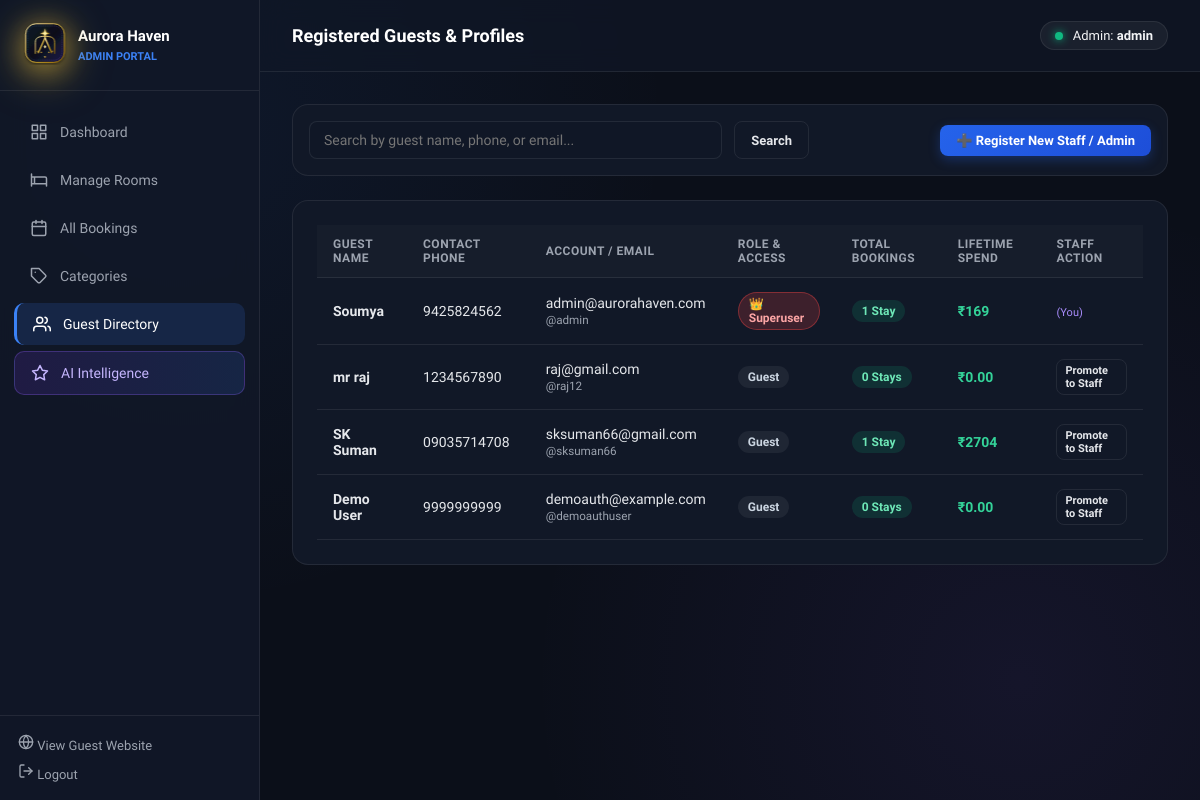
Page /portal/guests/ (signed in) on the earlier database version.
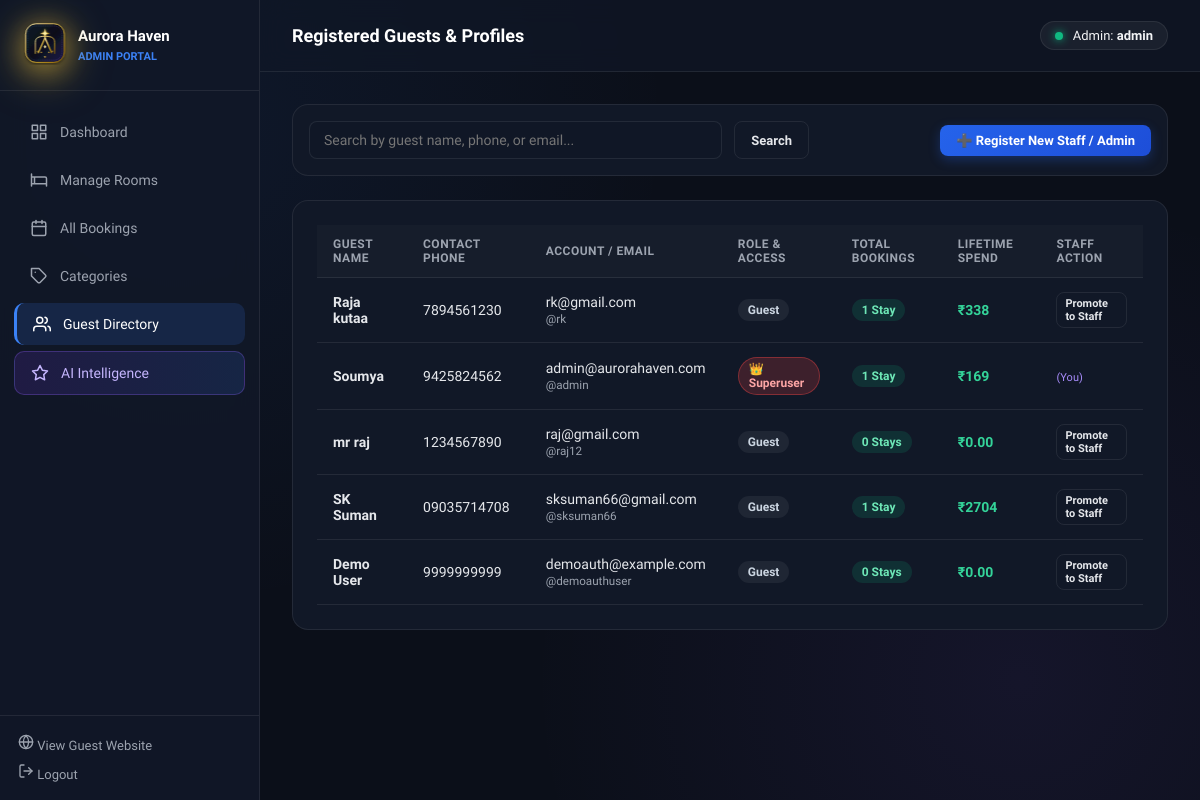
Same page on the later database version.
### hotel/models.py (models this page shows, shortened)
class Guest(models.Model):
    user = models.OneToOneField(User, on_delete=models.CASCADE, null=True, blank=True, related_name="guest_profile")
    name = models.CharField(max_length=120)
    phone = models.CharField(max_length=20)

### hotel/admin_views.py (the view, shortened to what this page needs)
# urls.py: path("portal/guests/", admin_views.admin_guests, name="admin_guests"),
@login_required(login_url="login")
@user_passes_test(staff_check, login_url="login")
def admin_guests(request):
    search_q = request.GET.get("search", "").strip()
    guests_qs = Guest.objects.select_related("user").annotate(
        booking_count=Count("bookings"),
        total_spent=Sum("bookings__total_price"),
    ).order_by("-id")
    return render(request, "hotel/admin/guests.html", {"guests": guests_qs, "search_q": search_q})

### hotel/admin_views.py (called while the page is built)
def staff_check(user):
    return user.is_authenticated and (user.is_staff or user.is_superuser)

### hotel/templates/hotel/admin/guests.html (shortened to what the changed rows need)
{% extends 'hotel/admin/base_admin.html' %}
{% block admin_content %}
<div class="admin-panel">
    <div style="overflow-x: auto;">
        <table class="admin-table">
            <thead>
                <tr>
                    <th>Guest Name</th>
                    <th>Contact Phone</th>
                    <th>Account / Email</th>
                    <th>Role & Access</th>
                    <th>Total Bookings</th>
                    <th>Lifetime Spend</th>
                    <th>Staff Action</th>
                </tr>
            </thead>
            <tbody>
                {% for g in guests %}
                <tr>
                    <td><strong>{{ g.name }}</strong></td>
                    <td>{{ g.phone|default:"Not provided" }}</td>
                    <td>
                        {% if g.user %}
                            <div>{{ g.user.email|default:g.user.username }}</div>
                            <small style="color: var(--admin-muted);">@{{ g.user.username }}</small>
                        {% else %}
                            <small style="color: var(--admin-muted);">Guest without linked account</small>
                        {% endif %}
                    </td>
                    <td>
                        {% if g.user.is_superuser %}
                            <span class="status-badge" style="background: rgba(239, 68, 68, 0.2); color: #fca5a5; border: 1px solid rgba(239, 68, 68, 0.4);">
                                👑 Superuser
                            </span>
                        {% elif g.user.is_staff %}
                            <span class="status-badge" style="background: rgba(59, 130, 246, 0.2); color: #93c5fd; border: 1px solid rgba(59, 130, 246, 0.4);">
                                🛡️ Staff
                            </span>
                        {% else %}
                            <span class="status-badge" style="background: rgba(255, 255, 255, 0.06); color: #cbd5e1;">
                                Guest
                            </span>
                        {% endif %}
                    </td>
                    <td>
                        <span class="status-badge" style="background: rgba(16, 185, 129, 0.15); color: #6ee7b7;">
                            {{ g.booking_count }} Stay{{ g.booking_count|pluralize }}
                        </span>
                    </td>
                    <td>
                        <strong style="color: #34d399;">₹{{ g.total_spent|default:"0.00" }}</strong>
                    </td>
                    <td>
                        {% if g.user and g.user != request.user %}
                            <a href="{% url 'admin_user_toggle_staff' g.user.id %}" class="btn-admin btn-admin-outline" style="font-size: 11px; padding: 4px 8px;">
                                {% if g.user.is_staff %}Demote Staff{% else %}Promote to Staff{% endif %}
                            </a>
                        {% elif g.user == request.user %}
                            <span style="font-size: 11px; color: #a78bfa;">(You)</span>
                        {% else %}
                            <span style="font-size: 11px; color: var(--admin-muted);">&mdash;</span>
                        {% endif %}
                    </td>
                </tr>
                {% empty %}
                <tr>
                    <td colspan="7" style="text-align: center; color: var(--admin-muted); padding: 40px;">
                        No guests registered in directory yet.
                    </td>
                </tr>
                {% endfor %}
            </tbody>
        </table>
    </div>
</div>
{% endblock %}

Differences in the rows shown:
added Guest: name "Raja kutaa", phone "7894561230", user.email "rk@gmail.com", user.username "rk", shows "Guest", booking_count "1", total_spent "338", shows "Promote to Staff"
